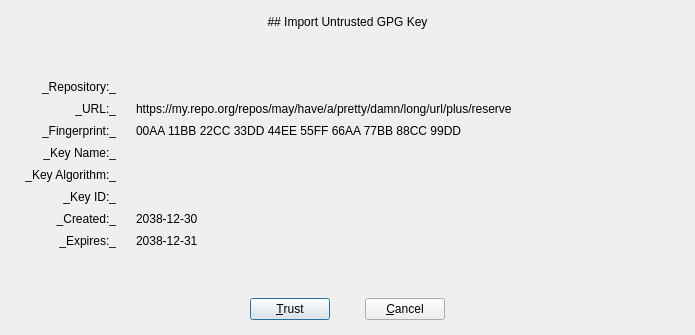
<?xml version="1.0" encoding="UTF-8"?>
<ui version="4.0">
 <class>RepoGpgKeyImportDialog</class>
 <widget class="QDialog" name="RepoGpgKeyImportDialog">
  <property name="geometry">
   <rect>
    <x>0</x>
    <y>0</y>
    <width>695</width>
    <height>335</height>
   </rect>
  </property>
  <property name="windowTitle">
   <string>Dialog</string>
  </property>
  <layout class="QVBoxLayout" name="outerLayout">
   <property name="spacing">
    <number>15</number>
   </property>
   <property name="leftMargin">
    <number>25</number>
   </property>
   <property name="topMargin">
    <number>15</number>
   </property>
   <property name="rightMargin">
    <number>25</number>
   </property>
   <property name="bottomMargin">
    <number>15</number>
   </property>
   <item>
    <widget class="QLabel" name="heading">
     <property name="text">
      <string>## Import Untrusted GPG Key</string>
     </property>
     <property name="textFormat">
      <enum>Qt::MarkdownText</enum>
     </property>
     <property name="alignment">
      <set>Qt::AlignCenter</set>
     </property>
    </widget>
   </item>
   <item>
    <spacer name="topSpacer">
     <property name="orientation">
      <enum>Qt::Vertical</enum>
     </property>
     <property name="sizeType">
      <enum>QSizePolicy::Expanding</enum>
     </property>
     <property name="sizeHint" stdset="0">
      <size>
       <width>20</width>
       <height>0</height>
      </size>
     </property>
    </spacer>
   </item>
   <item>
    <layout class="QFormLayout" name="formLayout">
     <property name="labelAlignment">
      <set>Qt::AlignRight|Qt::AlignTrailing|Qt::AlignVCenter</set>
     </property>
     <property name="horizontalSpacing">
      <number>20</number>
     </property>
     <property name="verticalSpacing">
      <number>8</number>
     </property>
     <item row="0" column="0">
      <widget class="QLabel" name="repoNameCaption">
       <property name="text">
        <string>_Repository:_</string>
       </property>
       <property name="textFormat">
        <enum>Qt::MarkdownText</enum>
       </property>
       <property name="alignment">
        <set>Qt::AlignRight|Qt::AlignTrailing|Qt::AlignVCenter</set>
       </property>
      </widget>
     </item>
     <item row="0" column="1">
      <widget class="QLabel" name="repoName">
       <property name="text">
        <string>&lt;RepoName&gt;</string>
       </property>
      </widget>
     </item>
     <item row="1" column="0">
      <widget class="QLabel" name="repoUrlCaption">
       <property name="text">
        <string>_URL:_</string>
       </property>
       <property name="textFormat">
        <enum>Qt::MarkdownText</enum>
       </property>
       <property name="alignment">
        <set>Qt::AlignRight|Qt::AlignTrailing|Qt::AlignVCenter</set>
       </property>
      </widget>
     </item>
     <item row="1" column="1">
      <widget class="QLabel" name="repoUrl">
       <property name="text">
        <string>https://my.repo.org/repos/may/have/a/pretty/damn/long/url/plus/reserve</string>
       </property>
      </widget>
     </item>
     <item row="2" column="0">
      <widget class="QLabel" name="fingerprintCaption">
       <property name="text">
        <string>_Fingerprint:_</string>
       </property>
       <property name="textFormat">
        <enum>Qt::MarkdownText</enum>
       </property>
       <property name="alignment">
        <set>Qt::AlignRight|Qt::AlignTrailing|Qt::AlignVCenter</set>
       </property>
      </widget>
     </item>
     <item row="2" column="1">
      <widget class="QLabel" name="fingerprint">
       <property name="text">
        <string>00AA 11BB 22CC 33DD 44EE 55FF 66AA 77BB 88CC 99DD</string>
       </property>
      </widget>
     </item>
     <item row="3" column="0">
      <widget class="QLabel" name="keyNameCaption">
       <property name="text">
        <string>_Key Name:_</string>
       </property>
       <property name="textFormat">
        <enum>Qt::MarkdownText</enum>
       </property>
       <property name="alignment">
        <set>Qt::AlignRight|Qt::AlignTrailing|Qt::AlignVCenter</set>
       </property>
      </widget>
     </item>
     <item row="3" column="1">
      <widget class="QLabel" name="keyName">
       <property name="text">
        <string>&lt;Key Name&gt;</string>
       </property>
      </widget>
     </item>
     <item row="4" column="0">
      <widget class="QLabel" name="keyAlgoCaption">
       <property name="text">
        <string>_Key Algorithm:_</string>
       </property>
       <property name="textFormat">
        <enum>Qt::MarkdownText</enum>
       </property>
       <property name="alignment">
        <set>Qt::AlignRight|Qt::AlignTrailing|Qt::AlignVCenter</set>
       </property>
      </widget>
     </item>
     <item row="4" column="1">
      <widget class="QLabel" name="keyAlgo">
       <property name="text">
        <string>&lt;Key Algorithm&gt;</string>
       </property>
      </widget>
     </item>
     <item row="5" column="0">
      <widget class="QLabel" name="keyIdCaption">
       <property name="text">
        <string>_Key ID:_</string>
       </property>
       <property name="textFormat">
        <enum>Qt::MarkdownText</enum>
       </property>
       <property name="alignment">
        <set>Qt::AlignRight|Qt::AlignTrailing|Qt::AlignVCenter</set>
       </property>
      </widget>
     </item>
     <item row="5" column="1">
      <widget class="QLabel" name="keyId">
       <property name="text">
        <string>&lt;Key ID&gt;</string>
       </property>
      </widget>
     </item>
     <item row="6" column="0">
      <widget class="QLabel" name="keyCreatedCaption">
       <property name="text">
        <string>_Created:_</string>
       </property>
       <property name="textFormat">
        <enum>Qt::MarkdownText</enum>
       </property>
       <property name="alignment">
        <set>Qt::AlignRight|Qt::AlignTrailing|Qt::AlignVCenter</set>
       </property>
      </widget>
     </item>
     <item row="6" column="1">
      <widget class="QLabel" name="keyCreated">
       <property name="text">
        <string>2038-12-30</string>
       </property>
      </widget>
     </item>
     <item row="7" column="0">
      <widget class="QLabel" name="keyExpiresCaption">
       <property name="text">
        <string>_Expires:_</string>
       </property>
       <property name="textFormat">
        <enum>Qt::MarkdownText</enum>
       </property>
       <property name="alignment">
        <set>Qt::AlignRight|Qt::AlignTrailing|Qt::AlignVCenter</set>
       </property>
      </widget>
     </item>
     <item row="7" column="1">
      <widget class="QLabel" name="keyExpires">
       <property name="text">
        <string>2038-12-31</string>
       </property>
      </widget>
     </item>
    </layout>
   </item>
   <item>
    <spacer name="bottomSpacer">
     <property name="orientation">
      <enum>Qt::Vertical</enum>
     </property>
     <property name="sizeType">
      <enum>QSizePolicy::Expanding</enum>
     </property>
     <property name="sizeHint" stdset="0">
      <size>
       <width>20</width>
       <height>0</height>
      </size>
     </property>
    </spacer>
   </item>
   <item>
    <layout class="QHBoxLayout" name="horizontalLayout">
     <item>
      <spacer name="horizontalSpacer_2">
       <property name="orientation">
        <enum>Qt::Horizontal</enum>
       </property>
       <property name="sizeHint" stdset="0">
        <size>
         <width>40</width>
         <height>20</height>
        </size>
       </property>
      </spacer>
     </item>
     <item>
      <widget class="QPushButton" name="trustButton">
       <property name="text">
        <string>&amp;Trust</string>
       </property>
      </widget>
     </item>
     <item>
      <spacer name="horizontalSpacer">
       <property name="orientation">
        <enum>Qt::Horizontal</enum>
       </property>
       <property name="sizeType">
        <enum>QSizePolicy::Preferred</enum>
       </property>
       <property name="sizeHint" stdset="0">
        <size>
         <width>20</width>
         <height>20</height>
        </size>
       </property>
      </spacer>
     </item>
     <item>
      <widget class="QPushButton" name="cancelButton">
       <property name="text">
        <string>&amp;Cancel</string>
       </property>
      </widget>
     </item>
     <item>
      <spacer name="horizontalSpacer_3">
       <property name="orientation">
        <enum>Qt::Horizontal</enum>
       </property>
       <property name="sizeHint" stdset="0">
        <size>
         <width>40</width>
         <height>20</height>
        </size>
       </property>
      </spacer>
     </item>
    </layout>
   </item>
  </layout>
 </widget>
 <resources/>
 <connections/>
</ui>
